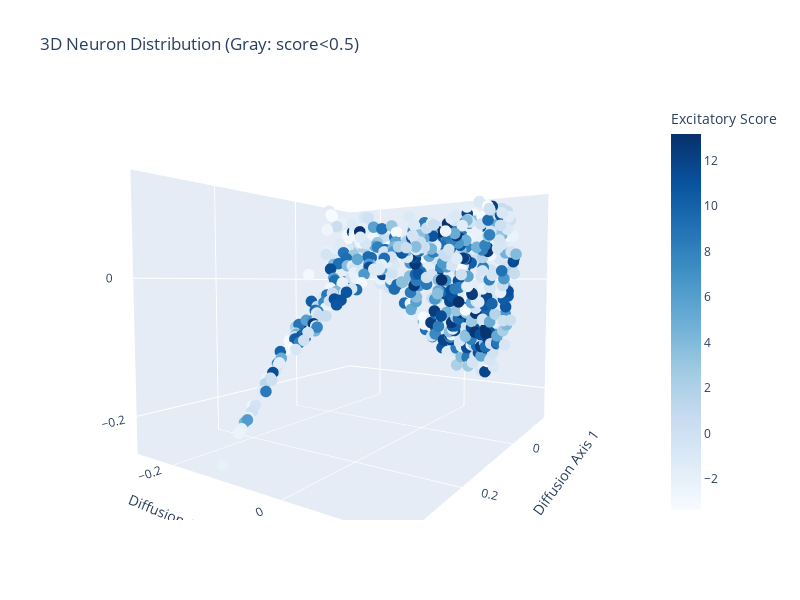

This figure's notebook cell:
### Code cell
import plotly.graph_objects as go

fig = go.Figure()

fig.add_trace(go.Scatter3d(
    x=diffusion_coordinates[:, 0],
    y=diffusion_coordinates[:, 1],
    z=diffusion_coordinates[:, 2],
    mode='markers',
    marker=dict(
        size=4,
        color = all_waveform_umap[:, 0],
        colorscale = 'blues',
        colorbar=dict(
            title='Excitatory Score'
        )
    ),
    name='Neurons'
))

fig.update_layout(
    title='3D Neuron Distribution (Gray: score<0.5)',
    scene=dict(
        xaxis_title='Diffusion Axis 1',
        yaxis_title='Diffusion Axis 2',
        zaxis_title='Diffusion Axis 3',
        camera=dict(eye=dict(x=1.5, y=1, z=0.1))
    ),
    width=800,
    height=600
)

fig.show()

### Figure 1 — Plotly figure (JSON) as saved in the notebook; plotly's stock layout.template omitted (floating-point values rounded to 4 significant figures; data arrays with more than 128 entries replaced by an {"elided": "..."} marker saying what was removed)
{"data": [{"marker": {"color": {"elided": "657 float values"}, "colorbar": {"title": {"text": "Excitatory Score"}}, "colorscale": [[0, "rgb(247,251,255)"], [0.125, "rgb(222,235,247)"], [0.25, "rgb(198,219,239)"], [0.375, "rgb(158,202,225)"], [0.5, "rgb(107,174,214)"], [0.625, "rgb(66,146,198)"], [0.75, "rgb(33,113,181)"], [0.875, "rgb(8,81,156)"], [1, "rgb(8,48,107)"]], "size": 4}, "mode": "markers", "name": "Neurons", "type": "scatter3d", "x": {"elided": "657 float values"}, "y": {"elided": "657 float values"}, "z": {"elided": "657 float values"}}], "layout": {"height": 600, "scene": {"camera": {"eye": {"x": 1.5, "y": 1, "z": 0.1}}, "xaxis": {"title": {"text": "Diffusion Axis 1"}}, "yaxis": {"title": {"text": "Diffusion Axis 2"}}, "zaxis": {"title": {"text": "Diffusion Axis 3"}}}, "title": {"text": "3D Neuron Distribution (Gray: score<0.5)"}, "width": 800}}
